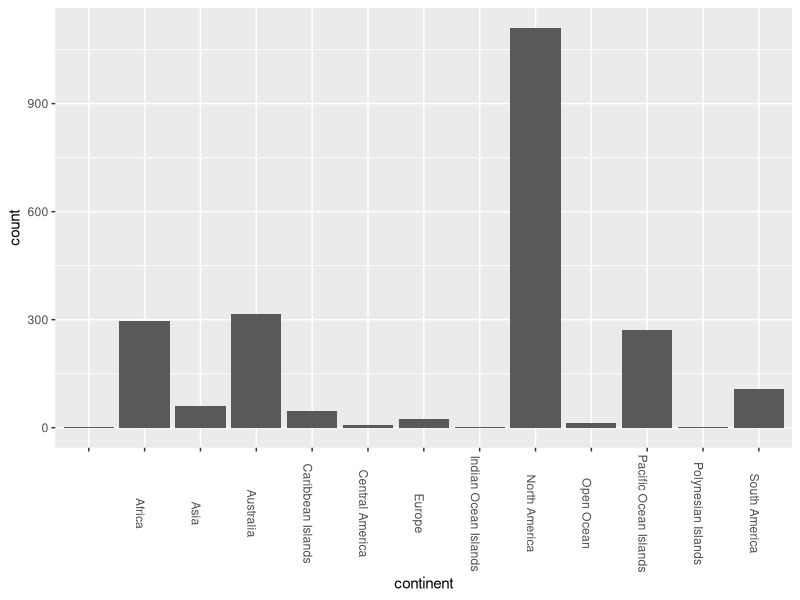
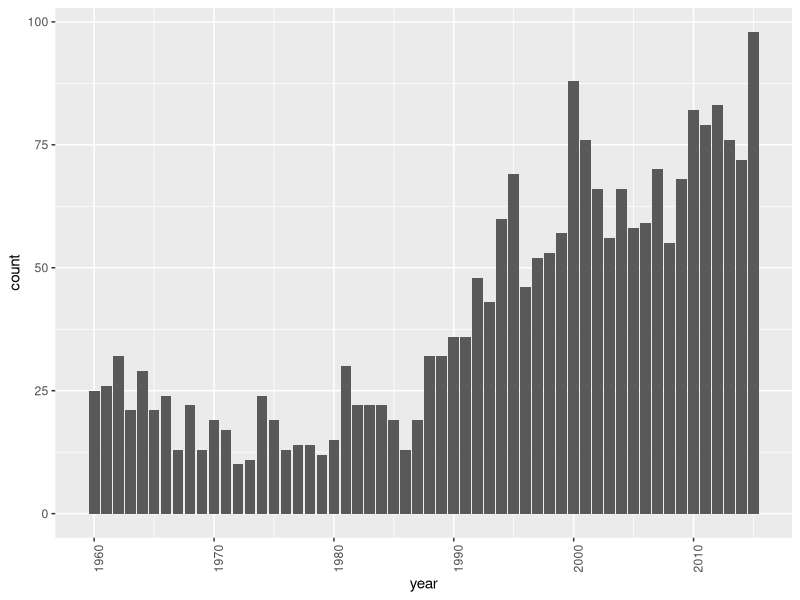
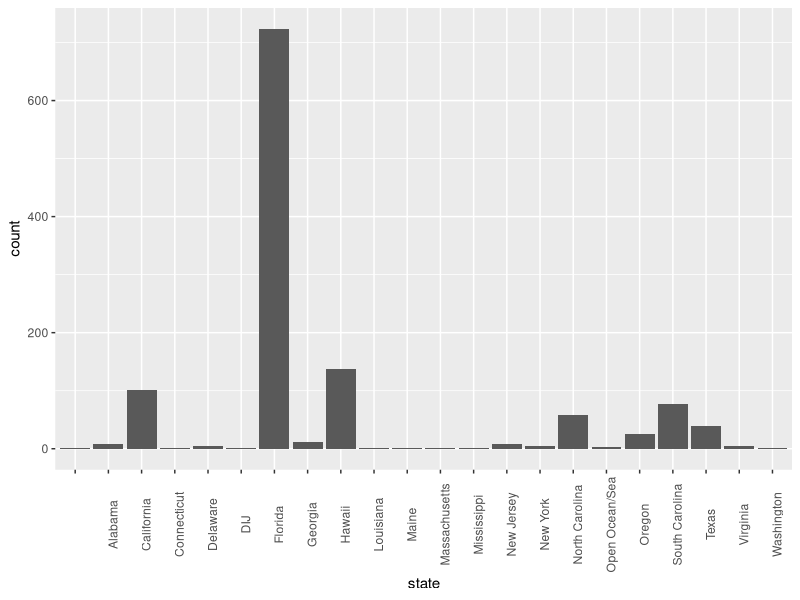
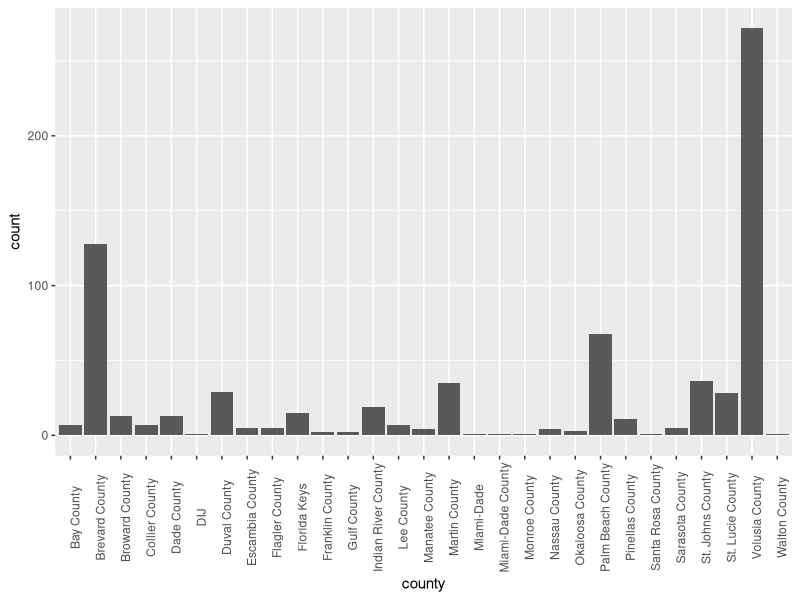

The R source for these figures, in order:
## ---- chunk 1
#loading packages to use!

library(dplyr)
library(ggplot2)
## ---- chunk 2
# I inserted my shark attack data by using read.csv and used the include = FALSE function so it would not show up on my slides after I knit it 

SharkAttackdata <- read.csv("../data/SharkAttackdata.csv")

## ---- chunk 3
# I used echo = FALSE so that the code would not show up when I did not want it to and include = FALSE so that it would not show up this time 
knitr::opts_chunk$set(
  echo = FALSE
)
## ---- chunk 4
# i used knitr kable function to show the first five values of my shark attack data table in a more aestetically pleasing way
knitr::kable(
  SharkAttackdata [1:5, ], 
  caption = "A knitr kable.")

## ---- chunk 5
# I loaded ggplot and then inserted the bar graph i made last week 
library(ggplot2)
ggplot(SharkAttackdata, aes(continent)) +
  geom_bar() +
   theme(legend.position = "bottom") +
    theme(legend.direction = "vertical") +
    theme(axis.text.x = element_text(angle = -90))
## ---- chunk 6
# I used ggplot to create a frequency barplot and got help from the grad students to make the appropriate ticks in the axis that were consistant 
ggplot(SharkAttackdata, aes(year)) +
  geom_bar() + 
   theme(legend.position = "bottom") +
    theme(legend.direction = "vertical") +
    theme(axis.text.x = element_text(angle = 90))+
  scale_x_continuous( breaks=pretty(SharkAttackdata$year))
## ---- chunk 7
USdata <- filter(SharkAttackdata, country == "USA")


ggplot(USdata, aes(state)) +
  geom_bar() + 
   theme(legend.position = "bottom") +
    theme(legend.direction = "vertical") +
    theme(axis.text.x = element_text(angle = 90))
## ---- chunk 8
Floridaadata <- filter(USdata, state == "Florida")

ggplot(Floridaadata, aes(county)) +
  geom_bar() + 
   theme(legend.position = "bottom") +
    theme(legend.direction = "vertical") +
    theme(axis.text.x = element_text(angle = 90))



